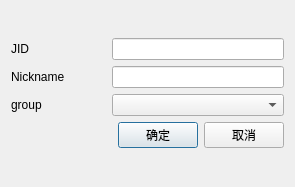
<?xml version="1.0" encoding="UTF-8"?>
<ui version="4.0">
 <class>AddFriendDialog</class>
 <widget class="QDialog" name="AddFriendDialog">
  <property name="geometry">
   <rect>
    <x>0</x>
    <y>0</y>
    <width>295</width>
    <height>187</height>
   </rect>
  </property>
  <property name="windowTitle">
   <string>Dialog</string>
  </property>
  <layout class="QGridLayout" name="gridLayout_2">
   <item row="0" column="0">
    <layout class="QGridLayout" name="gridLayout">
     <item row="0" column="0">
      <widget class="QLabel" name="label">
       <property name="text">
        <string>JID</string>
       </property>
       <property name="buddy">
        <cstring>jidEdit</cstring>
       </property>
      </widget>
     </item>
     <item row="0" column="1" colspan="3">
      <widget class="QLineEdit" name="jidEdit">
       <property name="text">
        <string/>
       </property>
      </widget>
     </item>
     <item row="1" column="0">
      <widget class="QLabel" name="label_2">
       <property name="text">
        <string>Nickname</string>
       </property>
       <property name="buddy">
        <cstring>nameEdit</cstring>
       </property>
      </widget>
     </item>
     <item row="1" column="1" colspan="3">
      <widget class="QLineEdit" name="nameEdit"/>
     </item>
     <item row="2" column="0">
      <widget class="QLabel" name="label_3">
       <property name="text">
        <string>group</string>
       </property>
       <property name="buddy">
        <cstring>groupBox</cstring>
       </property>
      </widget>
     </item>
     <item row="2" column="1" colspan="3">
      <widget class="QComboBox" name="groupBox"/>
     </item>
     <item row="3" column="0">
      <spacer name="horizontalSpacer">
       <property name="orientation">
        <enum>Qt::Horizontal</enum>
       </property>
       <property name="sizeHint" stdset="0">
        <size>
         <width>78</width>
         <height>20</height>
        </size>
       </property>
      </spacer>
     </item>
     <item row="3" column="2">
      <widget class="QPushButton" name="OKButton">
       <property name="text">
        <string>确定</string>
       </property>
      </widget>
     </item>
     <item row="3" column="3">
      <widget class="QPushButton" name="cancelButton">
       <property name="text">
        <string>取消</string>
       </property>
      </widget>
     </item>
    </layout>
   </item>
  </layout>
 </widget>
 <resources/>
 <connections/>
</ui>
